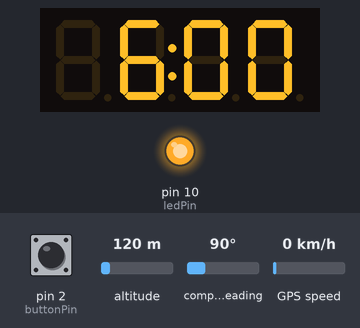
Recording of a sketch running on a simulated Arduino Uno, built with avr-gcc and run on an emulated ATmega328P. On the bench: 4-digit seven-segment display, output pins drawn as LEDs (lit = HIGH). Inputs (shaded band) come from the test bench; at power-on: pin 2 (buttonPin) LOW, altitude 120 m, compass heading 90°, GPS speed 0 km/h. The GPS gets a fix after 3 s at 37.7749, -122.4194 with 8 satellites; what the sketch prints to the serial monitor is not drawn.

Above: at 0.1 s.
At 29.1 s:
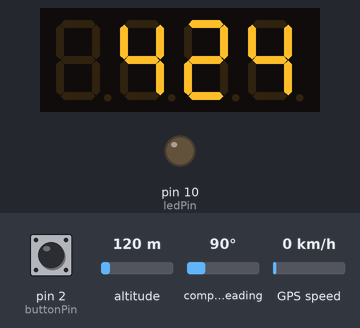
At 63.2 s:
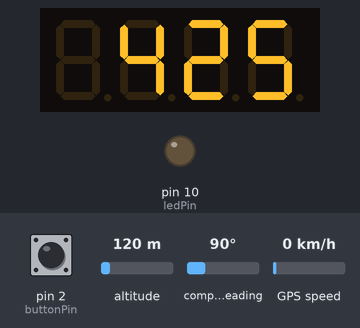
At 128.4 s:
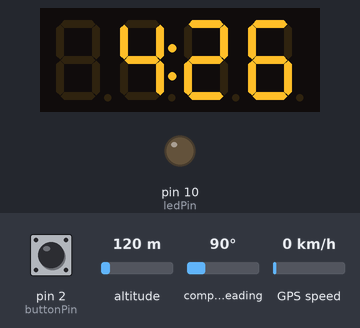
Timing chart, 0 to 129.9 s (numbered marks = the images above):
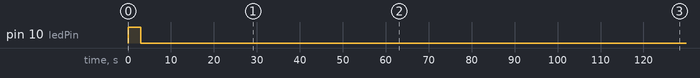

Measured:
- by itself, pin 10 (ledPin): LOW → HIGH at 0.00 s, → LOW 3.0 s later
- what the display in image 1 shows lasts 1.0 s, from 29.1 s to 30.1 s

The sketch:

gpsclock.ino
```cpp
int dstoffset = 6;
#include <SoftwareSerial.h>// Allow serial output
#include <Wire.h>// lets 328 talk to things
#include <Adafruit_GFX.h>// adafruit graphics libray to help me display lcd
#include <Adafruit_GPS.h>//gps libray for adafruit gps shei;
#include "Adafruit_LEDBackpack.h" // import i2c backpack sketch
Adafruit_7segment matrix = Adafruit_7segment();
#define TIME_24_HOUR false

#define HOUR_OFFSET       -dstoffset
#define DISPLAY_ADDRESS   0x70//i2c addres of display// gps uses universal time so this offsets to align with central time
Adafruit_7segment clockDisplay = Adafruit_7segment();
SoftwareSerial gpsSerial(8, 7);// sheild TX to pin 8 and sheild RX to pin 7.
Adafruit_GPS gps(&gpsSerial);
const int buttonPin = 2;// pin the button is connected to.
const int ledPin = 10;

bool isDST = false; // 0 = false 1 = true
int switchState = 0;
bool gpsFix = false;
void setup() {
  pinMode(buttonPin, INPUT);
  pinMode(ledPin, OUTPUT);
  Serial.begin(115200);//print debug in serial
  Serial.println("Clock starting!");
  clockDisplay.begin(DISPLAY_ADDRESS); //setup the display
  gps.begin(9600);// make gps transfer data at 9600 baud so its not to fast and that is the reccomended setting for the gps module
  gps.sendCommand(PMTK_SET_NMEA_OUTPUT_RMCONLY);  // make gps only output time, loc and if it is connected by using only RMC

  gps.sendCommand(PMTK_SET_NMEA_UPDATE_1HZ);// update 1hz or once a second cus its a clock
  enableGPSInterrupt();// pause to process data
  switchState = digitalRead(buttonPin);// read switch data
  Serial.println("");
  if (switchState == HIGH){// if swutch is on print debug and set dst to true
    Serial.println("------------------is dst!----------------------");
     isDST = true;
     dstoffset = dstoffset - 1;// enact dst
  }  else {
    Serial.println("------------------is not dst!----------------------");
    isDST = false;// if switch is off print debug and set dst to false
    dstoffset = dstoffset;// reset dst
  }
  Serial.println("");

}

void loop() {
  // Loop for clock
  // if new gps data then procied
  if (gps.newNMEAreceived()) {
    gps.parse(gps.lastNMEA());//parse the hours mins and sec form gps
  }
  int hours = gps.hour + HOUR_OFFSET;  //subtracts gps hpour from utc offset so local time is gotten
  if (hours < 0) {// prtevent from going negative if time hits 0
    hours = 24+hours;
  }
  if (hours > 23) {// prevent from going over 24 hours if it is above 24
    hours = 24-hours;
  }
  int minutes = gps.minute;
  int seconds = gps.seconds;

  // example
  // time = 4:30 hours = 43 minutes = 5
  // 43 x 100 = 430 + 5 = 435 + 4:35
  //
  int displayValue = hours*100 + minutes;// to get hour multioky by 100 and strip and add minutes


  if (!TIME_24_HOUR) {
    // prevents  from goiong past 12 in 24 hour time
    if (hours > 12) {
      displayValue -= 1200;// subtract 12 from time
    }
    // when it hits midnight (hour 0) show 12:
    else if (hours == 0) {
      displayValue += 1200;// add 12 to time
    }
  }
  clockDisplay.print(displayValue, DEC);// print to display
  Serial.print("Fix: "); Serial.print((int)gps.fix);// check if gps has fix
  Serial.println("Time: " + displayValue);
  if (gps.fix == 0){
    Serial.println("no fix!");//debug
    gpsFix = false;
    digitalWrite(ledPin, HIGH);// if no gps illuminate led
  }else{
    gpsFix = true;
    digitalWrite(ledPin, LOW);
  }
  if (gpsFix == false){
    digitalWrite(ledPin, HIGH);// if gps dont illuminate led
  }
  if (gpsFix == true){
    digitalWrite(ledPin, LOW);// if gps dont illuminate led
  }
  if (TIME_24_HOUR && hours == 0) {1// prevents from showing zeros when its not needed

    ;clockDisplay.writeDigitNum(1, 0);// for some reason it errors if there is no semicolon is there and idk why so i guess im leaving it there
    // pad when the minutes is a single digit
    if (minutes < 10) {
      clockDisplay.writeDigitNum(2, 0);
    }
  }
  //if (gps.fix == 0){
    //digitalWrite(ledPin, HIGH);// if no gps illuminate led
  //}
  clockDisplay.drawColon(seconds % 2 == 0); // blink colon to show seconds and its asthetic as heck
  clockDisplay.writeDisplay();// write time to display
}

SIGNAL(TIMER0_COMPA_vect) {//read gps data
  gps.read();
}

void enableGPSInterrupt() {// gps override interupt function
  OCR0A = 0xAF;
  TIMSK0 |= _BV(OCIE0A);
}
```
